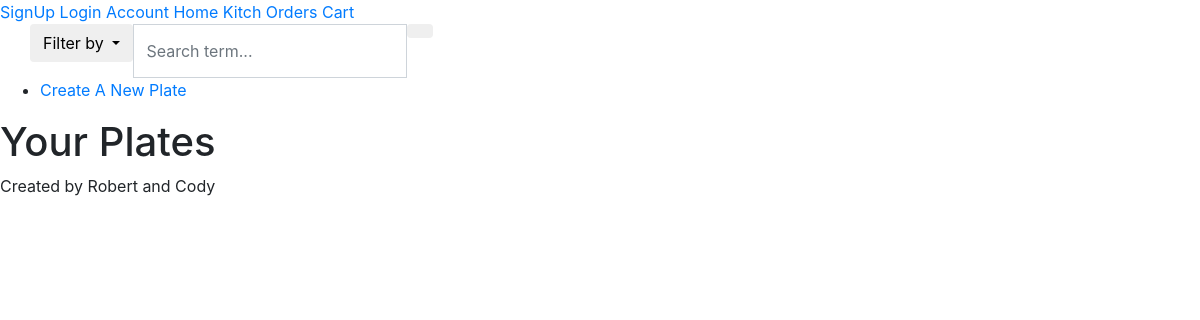
The app's page /plates (signed in), older data.
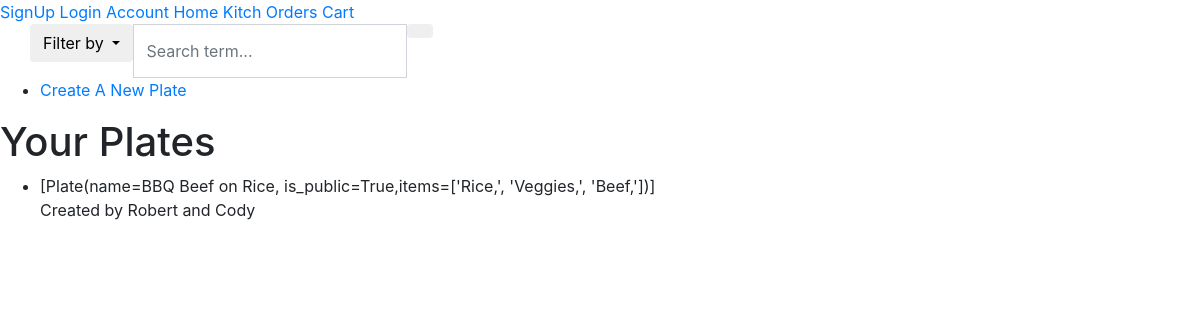
The same page, newer data.
### models.py (models this page shows)
class Plate:
    pass

class Item(Base):
    __tablename__ = 'item'
    id = Column(Integer, Sequence('item_seq_id',start=1, increment=1), primary_key=True, unique=True)
    plate_id = Column(Integer, ForeignKey('plate.id'))
    name = Column(String(250), nullable=False)
    price = Column(Float)
    plates = relationship('Plate', secondary=items, backref='items')

### app.py (the view)
@login_required
@app.route('/plates')
def plates():
    user = session.query(Chef).filter_by(id=current_user.id).first()
    kitch = session.query(Kitch).filter_by(chef_id = user.id).first()
    plates = session.query(Plate).filter_by(kitch_id = kitch).all()
    return render_template("plates.html", chef=user,plates=plates)

### app.py (called while the page is built)
@login_manager.user_loader
def load_user(user_id):
    return session.query(Chef).filter_by(id=user_id).first()

### models.py (called while the page is built)
    def __repr__(self):
        return "Plate(name=%s, is_public=%s,items=%s)"%(self.name,
                self.is_public, [str(item.name)+"," for item in self.items])

### templates/plates.html (shortened to what this page needs)
{% extends "navbase.html" %}
{% block content %}
<ul>
	<li> <a href= {{ url_for("create_plate") }}> Create A New Plate </a> </li>
</ul>
    <h1> Your Plates </h1>
    {% for plate in plates %}
    <ul>
        <li>{{ plates }} </li}
    {% endfor %}
{% endblock %}

### templates/navbase.html (shortened to what this page needs)
{% extends "base.html" %}
{% block searchbar %}
<div class="container">
    <div class="row">
        <div class="col-xs-8 col-xs-offset-2">
            <div class="input-group">
                <div class="input-group-btn search-panel">
                <form role="form" method="POST" action="{{url_for('search', filter="None")}}">
                    <button type="button" class="btn btn-default dropdown-toggle" data-toggle="dropdown">
                        <span id="search_concept">Filter by</span>
                    </button>
                </div>
                    <input type="text" class="form-control" name="search_input" placeholder="Search term...">
                <span class="input-group-btn">
                    <button class="btn btn-default" type="button"></button>
                </span>
            </div>
        </div>
    </div>
</div>
{% endblock %}
{% block navbar %}
    <a href= {{ url_for("signup") }}>SignUp</a>
    <a href= {{ url_for("login") }}>Login</a>
    <a href= {{ url_for("account") }}>Account</a>
    <a href= {{ url_for("home") }}>Home</a>
    <a href= {{ url_for("kitch") }}>Kitch</a>
    <a href= {{ url_for("orders") }}>Orders</a>
    <a href= {{ url_for("cart") }}>Cart</a>
{% endblock %}

### templates/base.html (shortened to what this page needs)
<html>
<link rel="stylesheet" href="https://maxcdn.bootstrapcdn.com/bootstrap/4.0.0-beta.2/css/bootstrap.min.css">
    <head>
    </head>
        <body>
        {% block navbar %}
        {% endblock %}
        {% block searchbar %}
        {% endblock %}
        {% block content %}
        {% endblock %}
        </body>
<p> Created by Robert and Cody </p>
</html>

Row changes from the older to the newer data that the page shows:
added Plate: name+is_public "[Plate(name=BBQ Beef on Rice, is_public=True,items=['Rice,', 'Veggies,', 'Beef,'])]"
